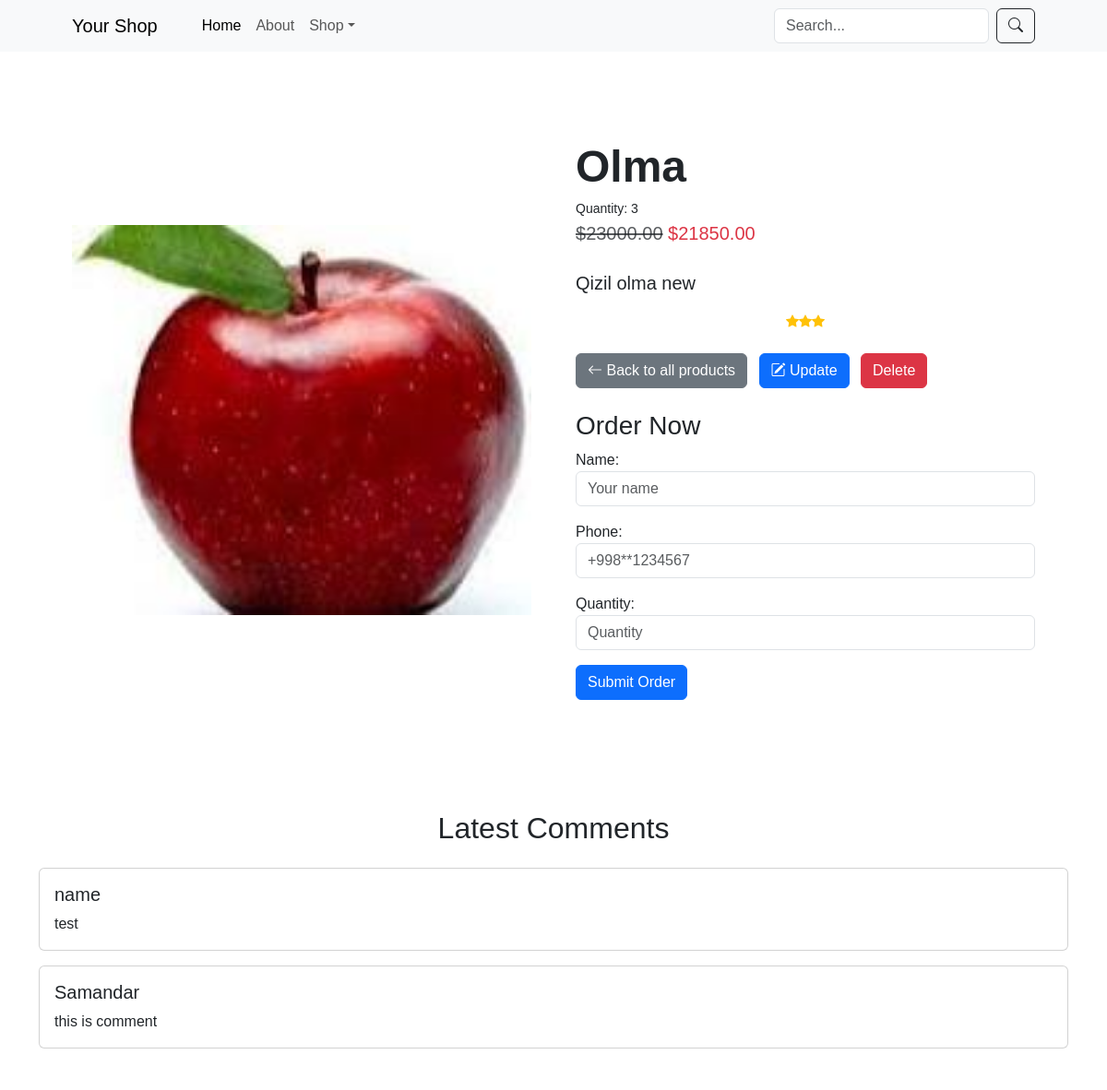
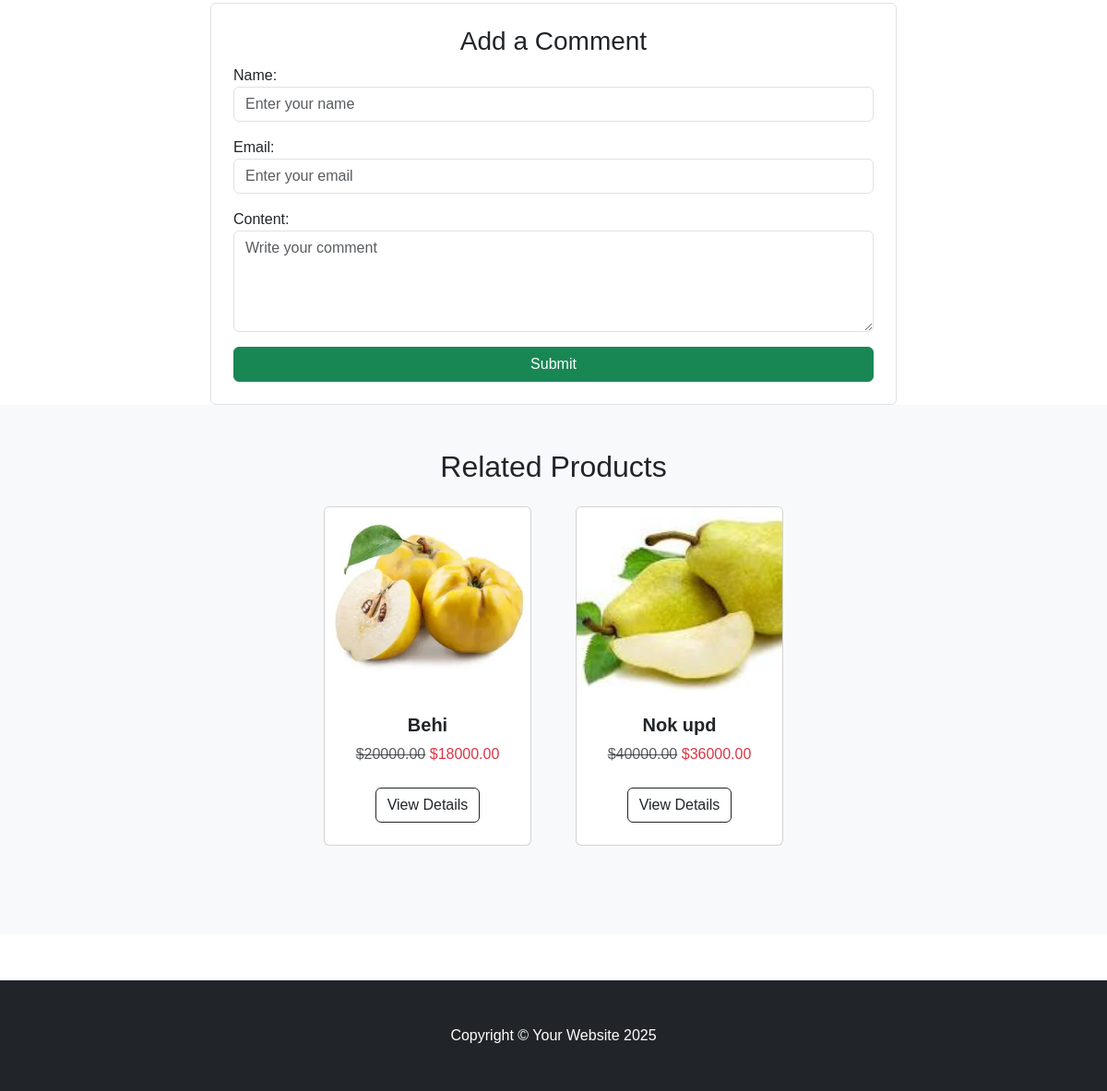
/shop/product_detail/7/ (signed in), run on the app's committed database (2 pictures, top to bottom).
### shop/models.py (models this page shows, shortened)
class BaseModel(models.Model):
    created_at = models.DateTimeField(auto_now_add=True)
    updated_at = models.DateTimeField(auto_now=True)
    class Meta:
        abstract = True

class Product(BaseModel):
    class RatingChoice(models.IntegerChoices):
        ONE = 1
        TWO = 2
        THREE = 3
        FOUR = 4
        FIVE = 5
    name = models.CharField(max_length=255, unique=True)
    description = models.TextField(null=True, blank=True)
    price = models.DecimalField(max_digits=14, decimal_places=2)
    image = models.ImageField(upload_to='images/')
    discount = models.PositiveIntegerField(default=0)
    category = models.ForeignKey(Category, on_delete=models.CASCADE, related_name='products')
    rating = models.PositiveIntegerField(choices=RatingChoice.choices, default=RatingChoice.ONE.value)
    quantity = models.PositiveIntegerField(default=1)
    @property
    def discounted_price(self):
        if self.discount > 0:
            self.price = self.price * Decimal(1 - self.discount / 100)
        return Decimal(f'{self.price}').quantize(Decimal('0.00'))

class Comment(models.Model):
    name = models.CharField(max_length=255)
    email = models.EmailField(max_length=400)
    content = models.TextField(null=False, blank=False)
    product = models.ForeignKey(Product, on_delete=models.CASCADE, related_name='comments')
    created_at = models.DateTimeField(auto_now_add=True)

### shop/views.py (the view)
# urls.py: path('product_detail/<int:id>/', product_detail, name='product_detail'),
def product_detail(request, id):
    global comment_form
    query = request.GET.get('q', '')
    if query:
        products = Product.objects.filter(Q(name__icontains=query) | Q(description__icontains=query))
        categories = Category.objects.all().order_by('-updated_at')
        return render(request, 'shop/home.html', context={'products': products, 'categories': categories})
    product = Product.objects.filter(id=id).first()
    if not product:
        return redirect('index')
    comments = product.comments.all()
    if request.method == "POST" and 'comment_submit' in request.POST:
        form = CommentCreateForm(request.POST)
        if form.is_valid():
            comment = form.save(commit=False)
            comment.product = product
            comment.save()
            return redirect('product_detail', id=product.id)
    else:
        comment_form = CommentCreateForm()
    order_form = OrderCreateForm()
    related_products = Product.objects.filter(category=product.category).exclude(id=product.id).order_by('-created_at')[
                       :4]
    return render(request, 'shop/product_detail.html', {
        'product': product,
        'comments': comments,
        'comment_form': comment_form,
        'order_form': order_form,
        'related_products': related_products,
    })

### shop/forms.py
class CommentCreateForm(forms.ModelForm):
    class Meta:
        model = Comment
        fields = ['name', 'email', 'content']
        widgets = {
            'name': forms.TextInput(attrs={'class': 'form-control', 'placeholder': 'Enter your name'}),
            'email': forms.EmailInput(attrs={'class': 'form-control', 'placeholder': 'Enter your email'}),
            'content': forms.Textarea(attrs={'class': 'form-control', 'rows': 4, 'placeholder': 'Write your comment'}),
        }

class OrderCreateForm(forms.ModelForm):
    class Meta:
        model = Order
        fields = ['name', 'phone', 'quantity']
        widgets = {
            'name': forms.TextInput(attrs={'class': 'form-control', 'placeholder': 'Your name'}),
            'phone': forms.TextInput(attrs={'class': 'form-control', 'placeholder': '+998**1234567'}),
            'quantity': forms.NumberInput(attrs={'class': 'form-control', 'min': 1, 'placeholder': 'Quantity'}),
        }

### shop/templates/shop/product_detail.html (shortened to what this page needs)
{% load math_filters %}
{% load static %}
<!DOCTYPE html>
<html lang="en">
<head>
    <link href="https://cdn.jsdelivr.net/npm/bootstrap@5.3.0/dist/css/bootstrap.min.css" rel="stylesheet"/>
    <link href="{% static 'shop/css/styles.css' %}" rel="stylesheet"/>
    <link rel="stylesheet" href="https://cdn.jsdelivr.net/npm/bootstrap-icons@1.10.5/font/bootstrap-icons.css"/>
</head>
<body>
<nav class="navbar navbar-expand-lg navbar-light bg-light">
    <div class="container px-4 px-lg-5">
        <a class="navbar-brand" href="{% url 'index' %}">Your Shop</a>
        <div class="collapse navbar-collapse" id="navbarSupportedContent">
            <ul class="navbar-nav me-auto mb-2 mb-lg-0 ms-lg-4">
                <li class="nav-item"><a class="nav-link active" href="{% url 'index' %}">Home</a></li>
                <li class="nav-item"><a class="nav-link" href="{% url 'index' %}">About</a></li>
                <li class="nav-item dropdown">
                    <a class="nav-link dropdown-toggle" id="navbarDropdown" href="#" role="button"
                       data-bs-toggle="dropdown" aria-expanded="false">Shop</a>
                </li>
            </ul>
            <form class="d-flex" method="get" action="{% url 'product_detail' product.id %}">
                <input type="text" name="q" class="form-control me-2" placeholder="Search..." value="{{ request.GET.q }}">
                <button class="btn btn-outline-dark" type="submit">
                    <i class="bi-search"></i>
                </button>
            </form>
        </div>
    </div>
</nav>
<section class="py-5">
    <div class="container px-4 px-lg-5 my-5">
        <div class="row gx-4 gx-lg-5 align-items-center">
            <div class="col-md-6">
                <img class="card-img-top mb-5 mb-md-0" src="{{ product.image.url }}" alt="{{ product.name }}"/>
            </div>
            <div class="col-md-6">
                <h1 class="display-5 fw-bolder">{{ product.name }}</h1>
                <h3 class="small mb-1">Quantity: {{ product.quantity }}</h3>
                <div class="fs-5 mb-4">
                    {% if product.discount %}
                        <span class="text-muted text-decoration-line-through">${{ product.price }}</span>
                        <span class="text-danger">${{ product.discounted_price }}</span>
                    {% else %}
                        <span>${{ product.price }}</span>
                    {% endif %}
                </div>
                <p class="lead">{{ product.description }}</p>
                <div class="d-flex justify-content-center small text-warning mb-3">
                    {% for _ in "x"|ljust:product.rating %}
                        <div class="bi-star-fill"></div>
                    {% endfor %}
                </div>
                <div class="mt-4">
                    <a href="{% url 'index' %}" class="btn btn-secondary me-2">
                        <i class="bi bi-arrow-left"></i> Back to all products
                    </a>
                    {% if user.is_authenticated and user.is_superuser %}
                        <a href="{% url 'product_update' product.id %}" class="btn btn-primary me-2">
                            <i class="bi bi-pencil-square"></i> Update
                        </a>
                        <button type="button" class="btn btn-danger" data-bs-toggle="modal" data-bs-target="#deleteModal">
                            Delete
                        </button>
                    {% endif %}
                </div>
                <h3 class="mt-4">Order Now</h3>
                <form method="post" action="{% url 'create_order' product.id %}">
                    {{ order_form.as_p }}
                    <button type="submit" class="btn btn-primary">Submit Order</button>
                </form>
            </div>
        </div>
    </div>
</section>
<div class="container mt-4">
    <div class="text-center mb-4">
        <h2>Latest Comments</h2>
    </div>
    {% for comment in comments %}
        <div class="card p-3 mb-3">
            <h5 class="card-title">{{ comment.name }}</h5>
            <p class="card-text">{{ comment.content }}</p>
        </div>
    {% empty %}
        <p class="text-center text-muted">No comments yet.</p>
    {% endfor %}
    <div class="col-md-8 offset-md-2 mt-5">
        <div class="p-4 border rounded">
            <h3 class="text-center">Add a Comment</h3>
            <form method="POST">
                {{ comment_form.as_p }}
                <button type="submit" class="btn btn-success w-100">Submit</button>
            </form>
        </div>
    </div>
</div>
<section class="py-5 bg-light">
    <div class="container px-4 px-lg-5">
        <h2 class="text-center mb-4">Related Products</h2>
        <div class="row gx-4 gx-lg-5 row-cols-1 row-cols-md-2 row-cols-xl-4 justify-content-center">
            {% for related_product in related_products %}
                <div class="col mb-5">
                    <div class="card h-100">
                        <img class="card-img-top" src="{{ related_product.image.url }}" alt="{{ related_product.name }}" />
                        <div class="card-body p-4">
                            <div class="text-center">
                                <h5 class="fw-bolder">{{ related_product.name }}</h5>
                                {% if related_product.discount %}
                                    <span class="text-muted text-decoration-line-through">${{ related_product.price }}</span>
                                    <span class="text-danger">${{ related_product.discounted_price }}</span>
                                {% else %}
                                    <span>${{ related_product.price }}</span>
                                {% endif %}
                            </div>
                        </div>
                        <div class="card-footer p-4 pt-0 border-top-0 bg-transparent">
                            <div class="text-center">
                                <a class="btn btn-outline-dark mt-auto" href="{% url 'product_detail' related_product.id %}">
                                    View Details
                                </a>
                            </div>
                        </div>
                    </div>
                </div>
            {% empty %}
                <p class="text-center text-muted">No related products available.</p>
            {% endfor %}
        </div>
    </div>
</section>
<footer class="py-5 bg-dark text-white text-center">
    <div class="container">
        <p class="m-0">Copyright © Your Website 2025</p>
    </div>
</footer>
</body>
</html>

### shop/static/shop/css/styles.css (style rules this page uses)
body { font-family: 'Arial', sans-serif; }
.card { transition: transform 0.3s ease-in-out; }
.card img { height: 200px; object-fit: cover; }
footer { margin-top: 50px; }

### data on the page
Product: image (picture), name "Olma", quantity "3", price "23000.00", discounted_price "21850.00", description "Qizil olma new", rating 3 (drawn)
Comment: name "name", content "test"
Comment: name "Samandar", content "this is comment"
Product: image (picture), name "Behi", price "20000.00", discounted_price "18000.00"
Product: image (picture), name "Nok upd", price "40000.00", discounted_price "36000.00"
